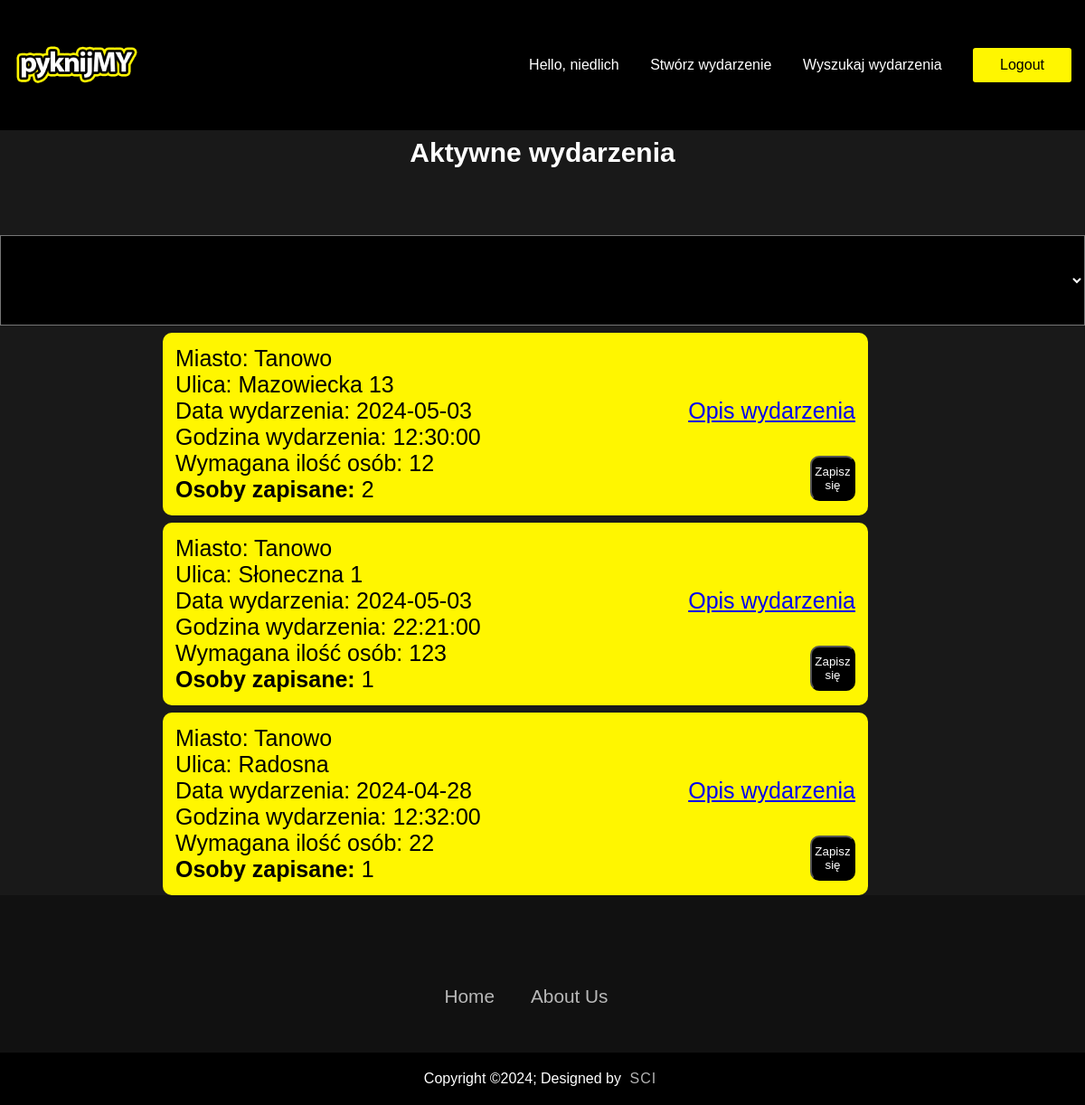
/wyszukiwanie.php (signed in), run on the app's committed database.
### tables this page shows
CREATE TABLE `users` (
  `id` bigint(20) NOT NULL,
  `user_id` bigint(20) NOT NULL,
  `user_name` varchar(100) NOT NULL,
  `password` varchar(100) NOT NULL,
  `date` timestamp NOT NULL DEFAULT current_timestamp() ON UPDATE current_timestamp(),
  `about_me` text NOT NULL
);

CREATE TABLE `wydarzenia` (
  `id` int(11) UNSIGNED NOT NULL,
  `miasto` text NOT NULL,
  `ulica` text NOT NULL,
  `data` date NOT NULL,
  `godzina` time NOT NULL,
  `osoby_zapisane` int(11) NOT NULL,
  `max_osoby` int(11) NOT NULL,
  `opis` text NOT NULL,
  `kategoria` text NOT NULL
);

### login/functions.php (called while the page is built, shortened)
<?php
function check_login($con)
{
	if(isset($_SESSION['user_id']))
	{
		$id = $_SESSION['user_id'];
		$query = "select * from users where user_id = '$id' limit 1";
		$result = mysqli_query($con,$query);
		if($result && mysqli_num_rows($result) > 0)
		{
			$user_data = mysqli_fetch_assoc($result);
			return $user_data;
		}
	}
	die;
}

### wyszukiwanie.php (the view, shortened to what this page needs)
<?php
  include("connection.php");
  include("functions.php");
  $user_data = check_login($conn);
?>
<!DOCTYPE html>
<html lang="pl">
<head>
	<link rel="stylesheet" href="styl_pyknijmy.css">
</head>
<body>
<div class = "header">
  <nav>
   <a href = "index.php"><img src="logopyknijmy.png" class="logo" style="margin-left: 10%;"></a>
    <ul class="nav-links">
		<li><a href="profil.php?id=<?php echo $user_data['id']?>" class="text" style="color: white;">Hello, <?php echo $user_data['user_name']; ?></a></li>
		<li><a href="tworzenie.php">Stwórz wydarzenie</a></li>
		<li><a href="wyszukiwanie.php">Wyszukaj wydarzenia</a></li>
		<li class="btn" style="color: black;">
			<a href="logout.php" style="color: black;">Logout</a>
		</li>
	</ul>
  </nav>
  <?php
	$noga = "SELECT * FROM wydarzenia WHERE kategoria = 'Piłka nożna' ORDER BY data, godzina";
	 $wynik_noga = mysqli_query($conn, $noga);
	 $kosz = "SELECT * FROM wydarzenia WHERE kategoria = 'Koszykówka' ORDER BY data, godzina";
	 $wynik_kosz = mysqli_query($conn, $kosz);
	  function funkcja($result) {
		 while ($row = mysqli_fetch_assoc($result)) {
			 echo '<div class="klasa">';
			 echo '<div class="mmmm">' . 'Miasto: ', $row['miasto'], ' ';
			 echo '<div class="nnnn">' . 'Ulica: ', $row['ulica'], ' ';
			 echo '</div>';
			 echo '<a class="ogloszenie" href="ogloszenie.php?id=' . $row['id'] . '">';
			 echo 'Opis wydarzenia';
			 echo '</a>';
			 echo '<div class="wwww">' . 'Data wydarzenia: ', $row['data'], ' ';
			 echo '</div>';
			 echo '<button class="zapisz" data-wydarzenie="' . $row['id'] . '">';
			 echo 'Zapisz się';
			 echo '</button>';
			 echo '<div class="tttt">' . 'Godzina wydarzenia: ', $row['godzina'], ' ';
			 echo '</div>';
			 echo '<div class="rrrr">' . 'Wymagana ilość osób: ', $row['max_osoby'], ' ';
			 echo '</div>';
			 echo '<div class="eeee">' . '<b>Osoby zapisane: </b>', $row['osoby_zapisane'], ' ';
			 echo '</div>';
			 echo '</div>';
			 echo '</div>';
		 }
	 }
	?>
	<div class="conteiner">
    <div class="kategoria"><b>Aktywne wydarzenia </b></div>
    <select class="kategoria" id="kategorie" style="background-color: black;">
    </select>
    <div class="wydarzenia pilka_nozna">
        <?php funkcja($wynik_noga); ?>
    </div>
    <div class="wydarzenia koszykowka">
    </div>
	</div>
	</div>
<footer>
		<div class = "footerContainer">
		 <div class = "footerNav">
		  <ul>
		    <li><a href = "index.php">Home</a></li>
			<li><a href= "https://linktr.ee/beatbuddy">About Us</a></li>
		  </ul>
		 </div>
		</div>
		<div class = "footerBottom">
		  <p>Copyright &copy;2024; Designed by <span class = "designer">SCI</span></p>
		 </div>
		</footer>
</body>
</html>

### styl_pyknijmy.css (style rules this page uses)
* { margin: 0; padding: 0; box-sizing: border-box; font-family: "poppins", sans-serif; }
.footerContainer { width: 97%; padding: 70px 30px 20px; }
footer { background-color: #111; bottom:0; width: 100vw; margin-top: auto; }
html { height: 100%; }
body { min-height: 100%; display: flex; flex-direction: column; }
.footerNav { margin: 30px 0; }
.footerNav ul { display: flex; justify-content: center; list-style-type: none; }
.footerNav ul li a { color: white; margin: 20px; text-decoration: none; font-size: 1.3em; opacity: 0.7; transition: 0.5s; }
.footerBottom { background-color: #000; padding:20px; text-align: center; }
.footerBottom p { color: white; }
.designer { opacity: 0.7; text-transform: uppercase; letter-spacing: 1px; font-weight: 400; margin: 0px 5px; }
.header { min-height: 100vh; width: 100vw; background-color: #191919; position: relative; }
nav { display: flex; align-items: center; justify-content: space-between; background: #000000; }
.logo { width: 140px; }
.nav-links { padding: 28px 0; }
.nav-links li { display: inline-block; margin: 0 15px; }
.nav-links li a { text-decoration: none; color: #fff; padding: 5px 0; position: relative; }
.nav-links li a::after { content: ''; background: #fff600; width: 0; height: 2px; position: absolute; bottom: 0; left: 0; transition: width 0.5s; }
.btn { background: #fff600; color: #000; padding: 10px 30px; border-radius: 3px; cursor: pointer; }
.conteiner { width: 100%; height: 100px; }
.kategoria { width: 100%; height: 100px; font-size: 25px; float:left; text-align: center; }
.klasa { border: 4px solid transparent; float: left; padding: 10px; width: 65%; height: auto; margin-top: 1vh; margin-left: 15vw; font-size: 25px; border-radius: 10px; animation: animateFrame 2s linear infinite; background-color: #fff600; }
.ogloszenie { float:right; }
.zapisz { float:right; margin-top: 35px; background-color: #000; color: #fff; }
.zapisz { height: 50px; width:50px; border-radius: 10px; }
.kategoria { color: white; margin-top: 1vh; font-size: 30px; }

### data on the page
users: user_name "niedlich"
wydarzenia: miasto "Tanowo", ulica "Mazowiecka 13", data "2024-05-03", godzina "12:30:00", max_osoby "12", osoby_zapisane "2"
wydarzenia: miasto "Tanowo", ulica "Słoneczna 1", data "2024-05-03", godzina "22:21:00", max_osoby "123", osoby_zapisane "1"
wydarzenia: miasto "Tanowo", ulica "Radosna", data "2024-04-28", godzina "12:32:00", max_osoby "22", osoby_zapisane "1"
